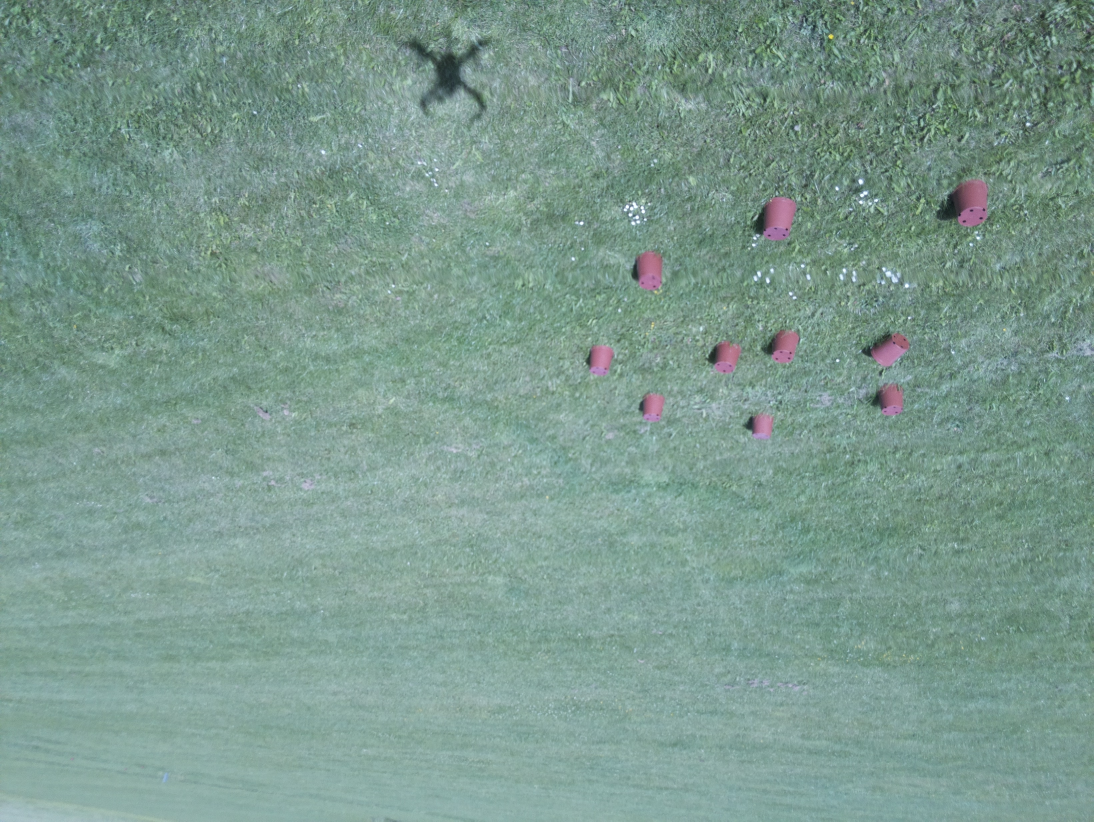
#> input picture Drone pics/test from group 2/img_1.jpg, 3280 x 2464 px, found by its file name (shown at 1/3 size)
$ python Drone_detection_program.py
#> lines starting #> are read from the running program, lines starting #| are printed output that depends on the picture
from pickle import FALSE
import cv2
import numpy as np
import platform
import os

loadColor = False

image_number = 1
CIRCULARITY = 0.75
AREA = 80
MASK = 'best'

# Der skal logges Hu Moments og andet relevant information, s� vi kan se om det er andet vi kan bruge...
folder = 'Info logs\\'
if not os.path.exists(folder):
    os.makedirs(folder)

# Reading the image and resizing:
img = cv2.resize(cv2.imread("Drone pics\\Outdoor test 1\\img_" + str(image_number) + ".jpg"), (1080, 720))
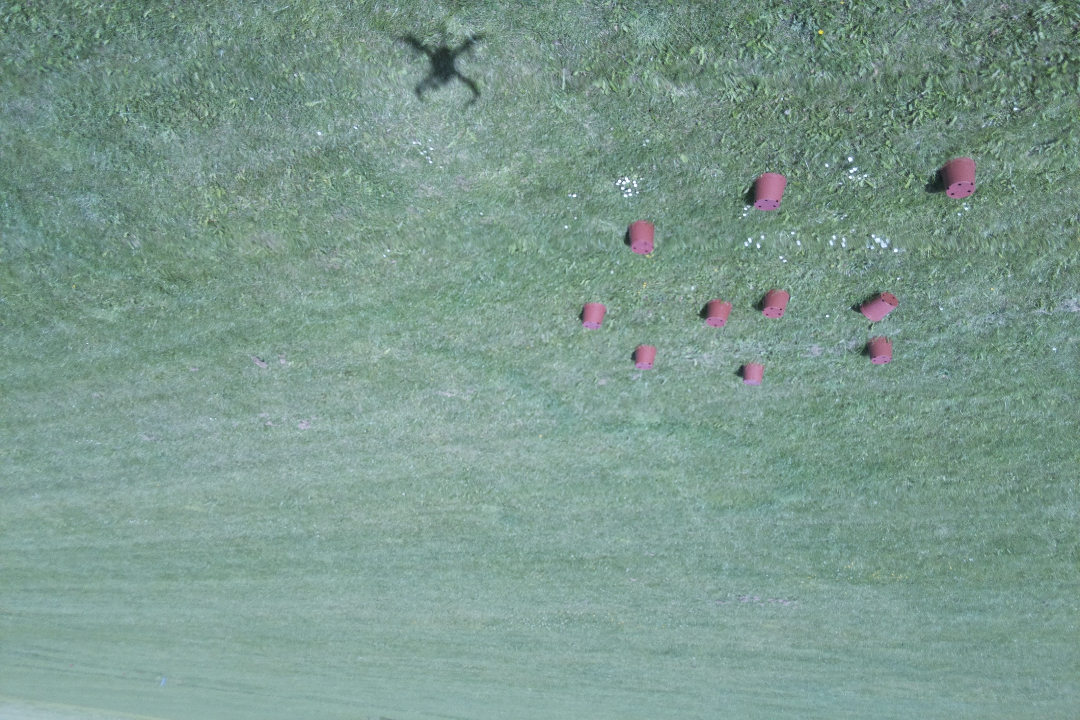
#> img: shape (720, 1080, 3); mean B, G, R 142.9, 153.6, 123.7
height, width = img.shape[:2]
#> height = 720; width = 1080
pixels = np.reshape(img, (-1, 3))
cv2.imshow("Original image", img)
cv2.waitKey(0)
cv2.destroyAllWindows()

def find_avg_and_cov():
    # Finding the mean of the color and the covariance:
    img_annotated = cv2.resize(cv2.imread("Drone pics\\Outdoor test 1\\img_" + str(image_number) + "_rod.jpg"), (1080, 720))
    mask = cv2.inRange(img_annotated, (0, 0, 245), (10, 10, 255))
    mask_pixels = np.reshape(mask, (-1))
    cv2.imshow("Mask Image", mask)
    cv2.waitKey(0)
    cv2.destroyAllWindows()

    # Determine mean value, standard deviations and covariance matrix
    # for the annotated pixels.
    # Using cv2 to calculate mean and standard deviations
    mean, std = cv2.meanStdDev(img, mask = mask)

    pixels = np.reshape(img, (-1, 3))
    mask_pixels = np.reshape(mask, (-1))
    annot_pix_values = pixels[mask_pixels == 255, ]
    avg = np.average(annot_pix_values, axis=0)
    cov = np.cov(annot_pix_values.transpose())

    print("Mean color values of the annotated pixels")
    print(avg)
    print("Covariance matrix of color values of the annotated pixels")
    print(cov)

    # Save avg and cov to a text file
    np.savetxt("avg_cov_img_" + str(image_number) + ".txt", np.concatenate((avg, cov.flatten())))

# ------------------------------------------- Color segmentation ---------------------------------------------

if loadColor:
   find_avg_and_cov()

# Finding Mahalanobis distance using the mean and covariance:
# Load avg and cov from the text file
#> (the run stopped early here; a loop or call above may not have finished)
